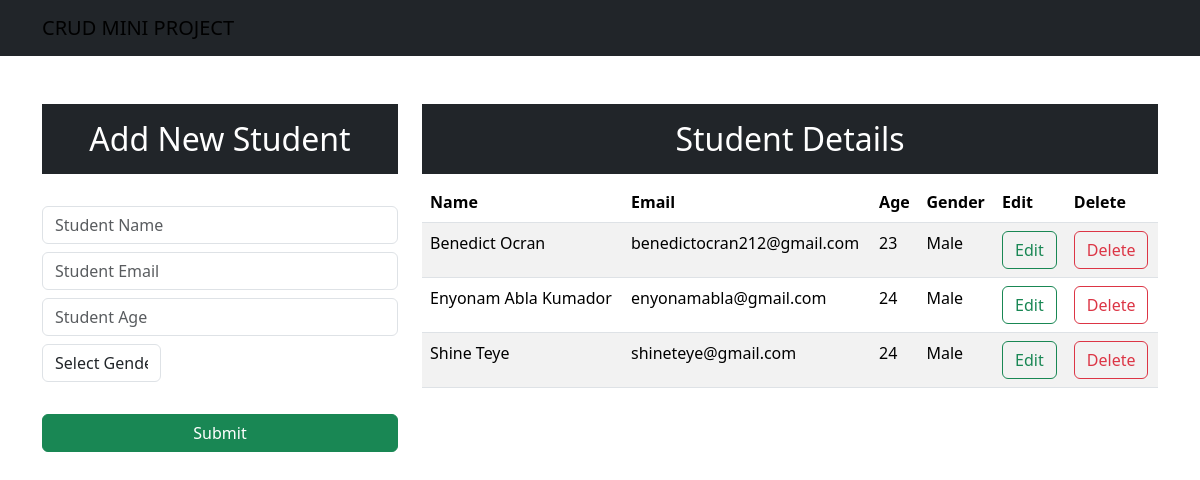
Before: / with the older database file.
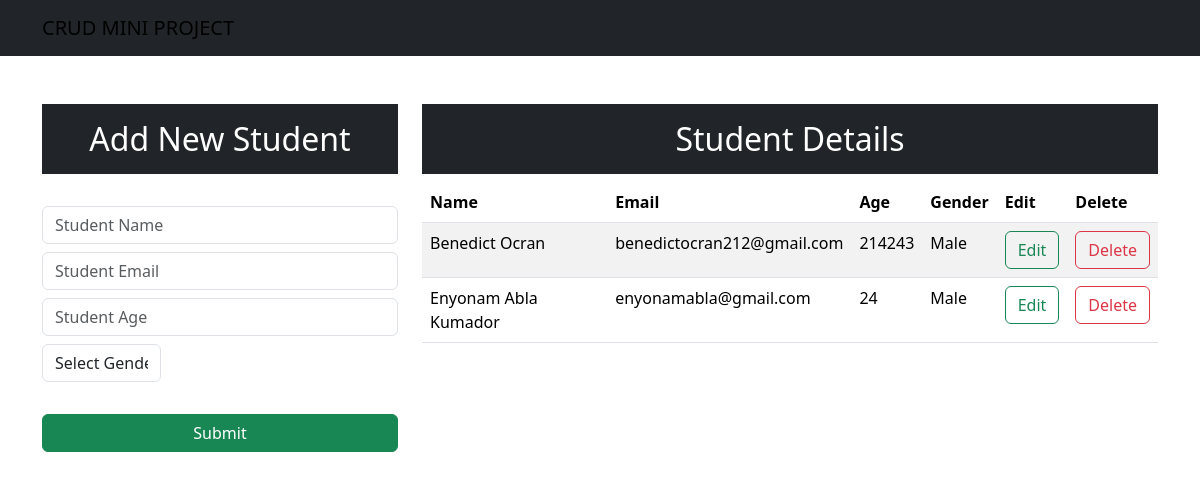
After: the same page with the newer database file.
### crud_app/models.py (models this page shows, shortened)
class StudentDetails(models.Model):
    name = models.CharField(max_length=100, blank=False, null=False)
    email = models.EmailField()
    age = models.IntegerField()
    gender = models.CharField(max_length=50, blank=False, null=False)

### crud_app/views.py (the view)
# urls.py: 2. Add a URL to urlpatterns:  path('', views.home, name='home')
def home(request):
    data = StudentDetails.objects.all()
    context = {"data": data}
    return render(request, "index.html", context)

### templates/index.html (shortened to what this page needs)
<!DOCTYPE html>
<html lang="en">
  <head>
    <link
      href="https://cdn.jsdelivr.net/npm/bootstrap@5.3.2/dist/css/bootstrap.min.css"
      rel="stylesheet"
    />
  </head>
  <body>
    <nav class="navbar navbar-expand-lg nav-dark bg-dark">
      <div class="container-md">
        <a class="navbar-brand" href="/">CRUD MINI PROJECT</a>
      </div>
    </nav>
    <div class="container mt-5">
      <div class="row">
        <div class="col-md-4">
          <h2 class="text-white bg-dark text-center p-3">
            Add New Student
          </h2>
          <br />
          <form action="/insert/" , method="POST">{% csrf_token %}
            <div class="form-group">
              <input
                type="text"
                name="student_name"
                id="student_name"
                class="form-control"
                placeholder="Student Name"
                required
              />
            </div>
            <div class="form-group mt-2">
              <input
                type="text"
                name="student_email"
                id="student_email"
                class="form-control"
                placeholder="Student Email"
                required
              />
            </div>
            <div class="form-group mt-2">
              <input
                type="number"
                name="student_age"
                id="student_age"
                class="form-control"
                placeholder="Student Age"
                required
              />
            </div>
            <div class="form-group col-md-4 mt-2">
              <select id="gender" class="form-control" name="student_gender" required>
                <option selected> Select Gender</option>
              </select>
            </div><br>
          <div class="d-grid gap-2 mt-2">
              <button class="btn btn-success" type="submit">Submit</buton>
          </div>
          </form>
        </div>
        <div class="col-md-8">
          <h2 class="text-center text-white bg-dark p-3">Student Details</h2>
          <table class="table table-striped table-hover">
            <thead>
              <tr>
                <th scope="col">Name</th>
                <th scope="col">Email</th>
                <th scope="col">Age</th>
                <th scope="col">Gender</th>
                <th scope="col">Edit</th>
                <th scope="col">Delete</th>
              </tr>
            </thead>
            <tbody>
              {% for everything in data %}
                <tr>
                  <td>{{ everything.name}}</td>
                  <td>{{everything.email}}</td>
                  <td>{{everything.age}}</td>
                  <td>{{everything.gender}}</td>
                  <td><a href="update/{{everything.id}}" type="button" class="btn btn-outline-success">Edit</a></td>
                  <td><a href="delete/{{everything.id}}" type="button" class="btn btn-outline-danger">Delete</a>
                  </td>
                </tr>
              {% endfor %}
            </tbody>
          </table>
        </div>
      </div>
    </div>
  </body>
</html>

Changed rows visible on the page:
removed StudentDetails: name "Shine Teye", email "shineteye@gmail.com", age "24", gender "Male"
changed StudentDetails "Benedict Ocran": age "23" → "214243"
